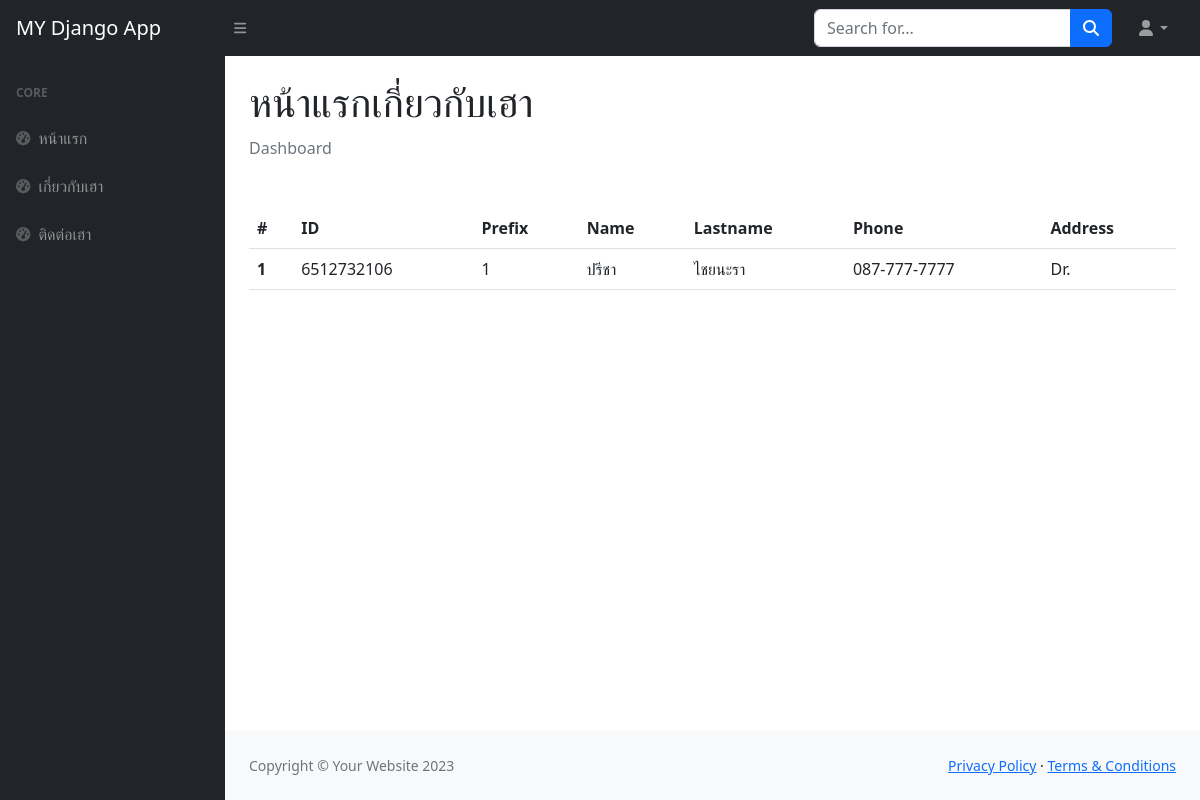
The app's page /, older data.
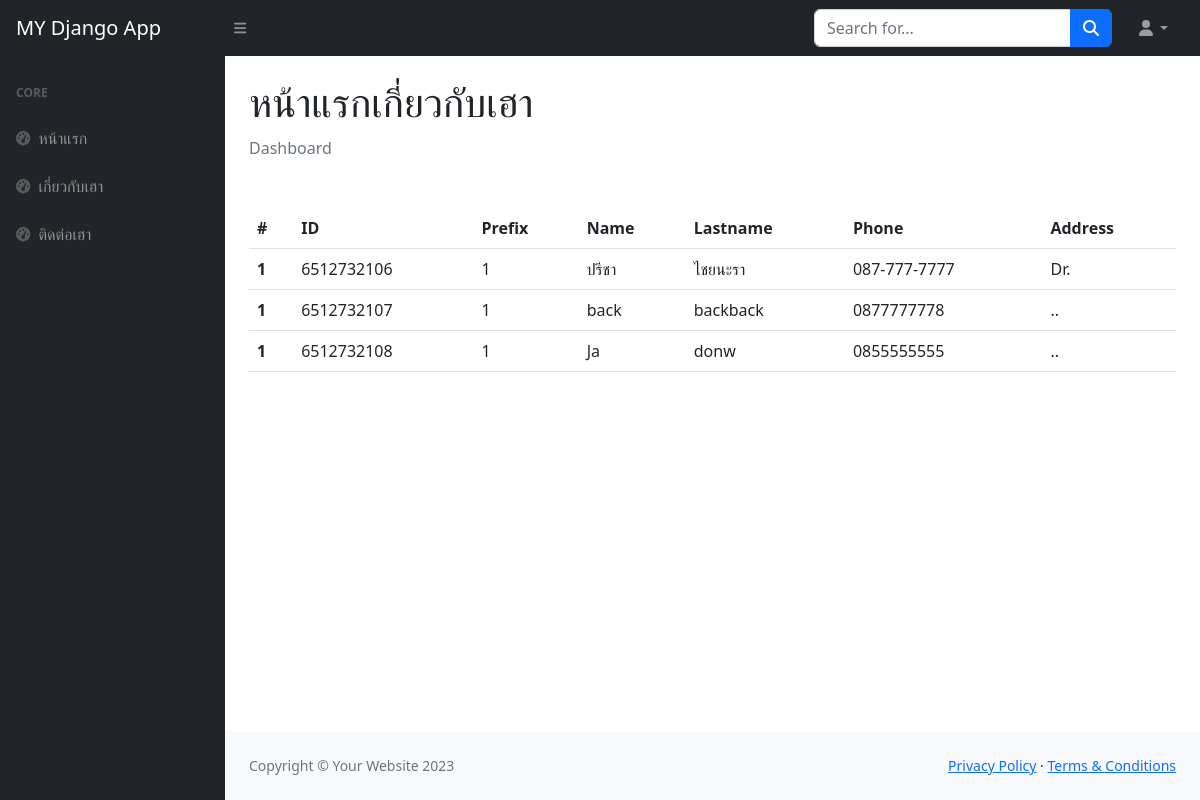
The same page, newer data.
### webpage/models.py (models this page shows, shortened)
class Student(models.Model):
    std_id = models.IntegerField()
    prefix = models.IntegerField(choices=prefix_choices, default=1)
    name = models.CharField(max_length=255)
    lastname = models.CharField(max_length=255)
    phone = models.CharField(max_length=15)
    address = models.TextField()
    major = models.ForeignKey(Major, on_delete=models.CASCADE, default=1)

### webpage/views.py (the view)
# urls.py: 2. Add a URL to urlpatterns:  path('', views.home, name='home')
def home(request):
    context = {}
    students = models.Student.objects.all().order_by("id")
    context ['students'] = students
    return render (request,'index.html',context)

### templates/index.html (shortened to what this page needs)
{% extends 'base.html' %}
{% block title %} หน้าแรกเกี่ยวกับเฮา {% endblock title %}
{% block content %}
<table class="table">
    <thead>
      <tr>
        <th scope="col">#</th>
        <th scope="col">ID</th>
        <th scope="col">Prefix</th>
        <th scope="col">Name</th>
        <th scope="col">Lastname</th>
        <th scope="col">Phone</th>
        <th scope="col">Address</th>
      </tr>
    </thead>
    <tbody>
      {% for student in students  %}
      <tr>
        <th scope="row">1</th>
        <td>{{ student.std_id }}</td>
        <td>{{ student.prefix }}</td>
        <td>{{ student.name }}</td>
        <td>{{ student.lastname }}</td>
        <td>{{ student.phone }}</td>
        <td>{{ student.address }}</td>
      </tr>
      {% endfor %}
    </tbody>
  </table>
 {% endblock content %}

Row changes from the older to the newer data that the page shows:
added Student: std_id "6512732107", prefix "1", name "back", lastname "backback", phone "0877777778", address ".."
added Student: std_id "6512732108", prefix "1", name "Ja", lastname "donw", phone "0855555555", address ".."
